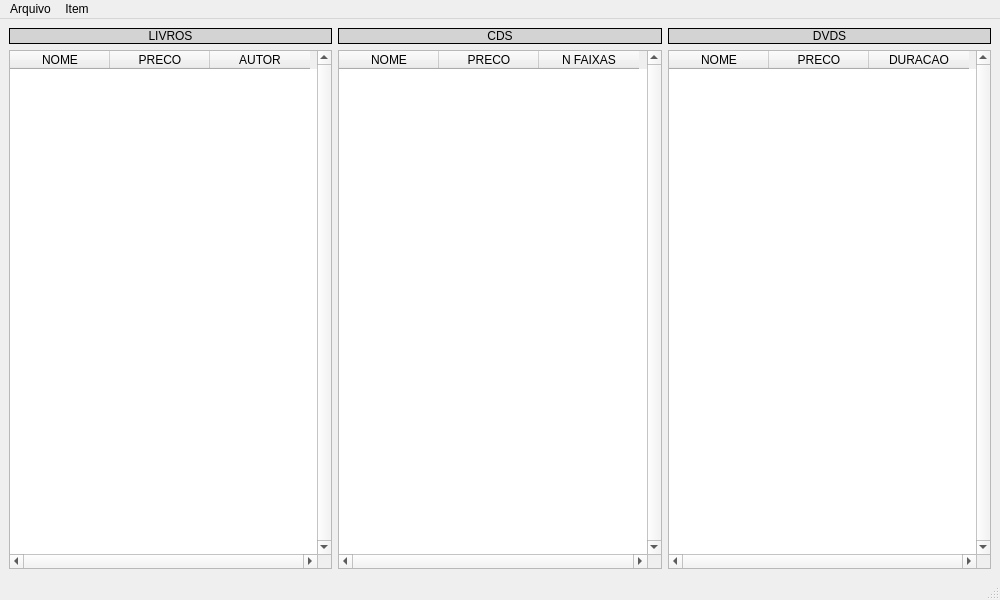
<?xml version="1.0" encoding="UTF-8"?>
<ui version="4.0">
 <class>MainLoja</class>
 <widget class="QMainWindow" name="MainLoja">
  <property name="geometry">
   <rect>
    <x>0</x>
    <y>0</y>
    <width>1000</width>
    <height>600</height>
   </rect>
  </property>
  <property name="acceptDrops">
   <bool>false</bool>
  </property>
  <property name="windowTitle">
   <string>Estoque em loja</string>
  </property>
  <property name="windowOpacity">
   <double>1.000000000000000</double>
  </property>
  <widget class="QWidget" name="centralwidget">
   <layout class="QHBoxLayout" name="horizontalLayout_4">
    <item>
     <layout class="QVBoxLayout" name="verticalLayoutLivros">
      <property name="rightMargin">
       <number>0</number>
      </property>
      <item>
       <widget class="QLabel" name="labelLivros">
        <property name="layoutDirection">
         <enum>Qt::LeftToRight</enum>
        </property>
        <property name="styleSheet">
         <string notr="true">background-color: lightgray;
</string>
        </property>
        <property name="frameShape">
         <enum>QFrame::Box</enum>
        </property>
        <property name="text">
         <string>LIVROS</string>
        </property>
        <property name="alignment">
         <set>Qt::AlignCenter</set>
        </property>
       </widget>
      </item>
      <item>
       <widget class="QTableWidget" name="tableLivros">
        <property name="styleSheet">
         <string notr="true"/>
        </property>
        <property name="verticalScrollBarPolicy">
         <enum>Qt::ScrollBarAlwaysOn</enum>
        </property>
        <property name="horizontalScrollBarPolicy">
         <enum>Qt::ScrollBarAlwaysOn</enum>
        </property>
        <property name="tabKeyNavigation">
         <bool>false</bool>
        </property>
        <property name="selectionMode">
         <enum>QAbstractItemView::SingleSelection</enum>
        </property>
        <property name="selectionBehavior">
         <enum>QAbstractItemView::SelectRows</enum>
        </property>
        <property name="showGrid">
         <bool>true</bool>
        </property>
        <attribute name="verticalHeaderVisible">
         <bool>false</bool>
        </attribute>
        <column>
         <property name="text">
          <string>NOME</string>
         </property>
        </column>
        <column>
         <property name="text">
          <string>PRECO</string>
         </property>
        </column>
        <column>
         <property name="text">
          <string>AUTOR</string>
         </property>
        </column>
       </widget>
      </item>
     </layout>
    </item>
    <item>
     <layout class="QVBoxLayout" name="verticalLayoutCds">
      <property name="rightMargin">
       <number>0</number>
      </property>
      <item>
       <widget class="QLabel" name="labelCds">
        <property name="styleSheet">
         <string notr="true">background-color: lightgray;
</string>
        </property>
        <property name="frameShape">
         <enum>QFrame::Box</enum>
        </property>
        <property name="text">
         <string>CDS</string>
        </property>
        <property name="alignment">
         <set>Qt::AlignCenter</set>
        </property>
       </widget>
      </item>
      <item>
       <widget class="QTableWidget" name="tableCds">
        <property name="verticalScrollBarPolicy">
         <enum>Qt::ScrollBarAlwaysOn</enum>
        </property>
        <property name="horizontalScrollBarPolicy">
         <enum>Qt::ScrollBarAlwaysOn</enum>
        </property>
        <property name="tabKeyNavigation">
         <bool>false</bool>
        </property>
        <property name="selectionMode">
         <enum>QAbstractItemView::SingleSelection</enum>
        </property>
        <property name="selectionBehavior">
         <enum>QAbstractItemView::SelectRows</enum>
        </property>
        <attribute name="horizontalHeaderHighlightSections">
         <bool>true</bool>
        </attribute>
        <attribute name="verticalHeaderVisible">
         <bool>false</bool>
        </attribute>
        <column>
         <property name="text">
          <string>NOME</string>
         </property>
        </column>
        <column>
         <property name="text">
          <string>PRECO</string>
         </property>
        </column>
        <column>
         <property name="text">
          <string>N FAIXAS</string>
         </property>
        </column>
       </widget>
      </item>
     </layout>
    </item>
    <item>
     <layout class="QVBoxLayout" name="verticalLayoutDvds">
      <property name="rightMargin">
       <number>0</number>
      </property>
      <item>
       <widget class="QLabel" name="labelDvds">
        <property name="styleSheet">
         <string notr="true">background-color: lightgray;

</string>
        </property>
        <property name="frameShape">
         <enum>QFrame::Box</enum>
        </property>
        <property name="text">
         <string>DVDS</string>
        </property>
        <property name="alignment">
         <set>Qt::AlignCenter</set>
        </property>
       </widget>
      </item>
      <item>
       <widget class="QTableWidget" name="tableDvds">
        <property name="verticalScrollBarPolicy">
         <enum>Qt::ScrollBarAlwaysOn</enum>
        </property>
        <property name="horizontalScrollBarPolicy">
         <enum>Qt::ScrollBarAlwaysOn</enum>
        </property>
        <property name="tabKeyNavigation">
         <bool>false</bool>
        </property>
        <property name="selectionMode">
         <enum>QAbstractItemView::SingleSelection</enum>
        </property>
        <property name="selectionBehavior">
         <enum>QAbstractItemView::SelectRows</enum>
        </property>
        <attribute name="horizontalHeaderMinimumSectionSize">
         <number>57</number>
        </attribute>
        <attribute name="verticalHeaderVisible">
         <bool>false</bool>
        </attribute>
        <column>
         <property name="text">
          <string>NOME</string>
         </property>
        </column>
        <column>
         <property name="text">
          <string>PRECO</string>
         </property>
        </column>
        <column>
         <property name="text">
          <string>DURACAO</string>
         </property>
        </column>
       </widget>
      </item>
     </layout>
    </item>
   </layout>
  </widget>
  <widget class="QMenuBar" name="menubar">
   <property name="geometry">
    <rect>
     <x>0</x>
     <y>0</y>
     <width>1000</width>
     <height>22</height>
    </rect>
   </property>
   <widget class="QMenu" name="menuArquivo">
    <property name="title">
     <string>Arquivo</string>
    </property>
    <addaction name="actionLer"/>
    <addaction name="actionSalvar"/>
    <addaction name="separator"/>
    <addaction name="actionSair"/>
   </widget>
   <widget class="QMenu" name="menuItem">
    <property name="title">
     <string>Item</string>
    </property>
    <addaction name="actionIncluir_Livro"/>
    <addaction name="actionIncluir_CD"/>
    <addaction name="actionIncluir_DVD"/>
   </widget>
   <addaction name="menuArquivo"/>
   <addaction name="menuItem"/>
  </widget>
  <widget class="QStatusBar" name="statusbar"/>
  <action name="actionLer">
   <property name="text">
    <string>Ler...</string>
   </property>
  </action>
  <action name="actionSalvar">
   <property name="text">
    <string>Salvar...</string>
   </property>
  </action>
  <action name="actionSair">
   <property name="text">
    <string>Sair</string>
   </property>
  </action>
  <action name="actionIncluir_Livro">
   <property name="text">
    <string>Incluir Livro...</string>
   </property>
  </action>
  <action name="actionIncluir_CD">
   <property name="text">
    <string>Incluir CD...</string>
   </property>
  </action>
  <action name="actionIncluir_DVD">
   <property name="text">
    <string>Incluir DVD...</string>
   </property>
  </action>
 </widget>
 <resources/>
 <connections/>
</ui>
